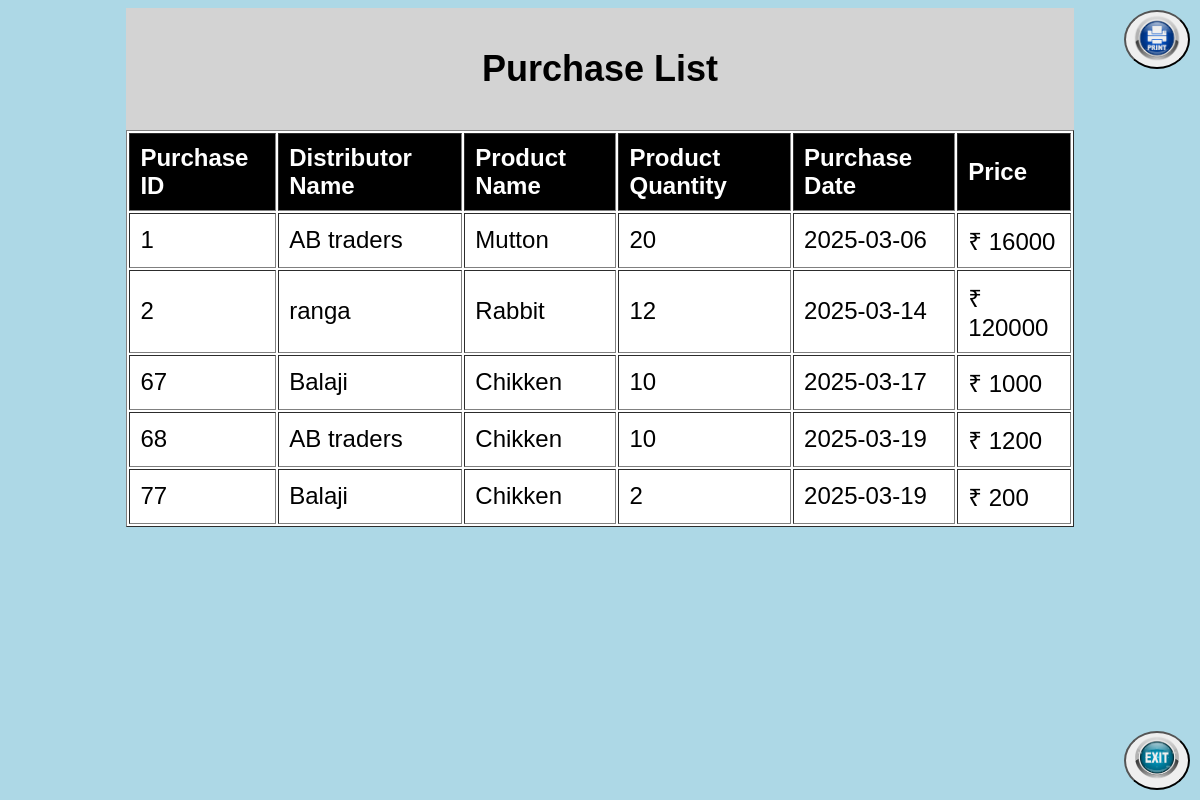
Before: /Admin/purchase_list.php with the older database file.
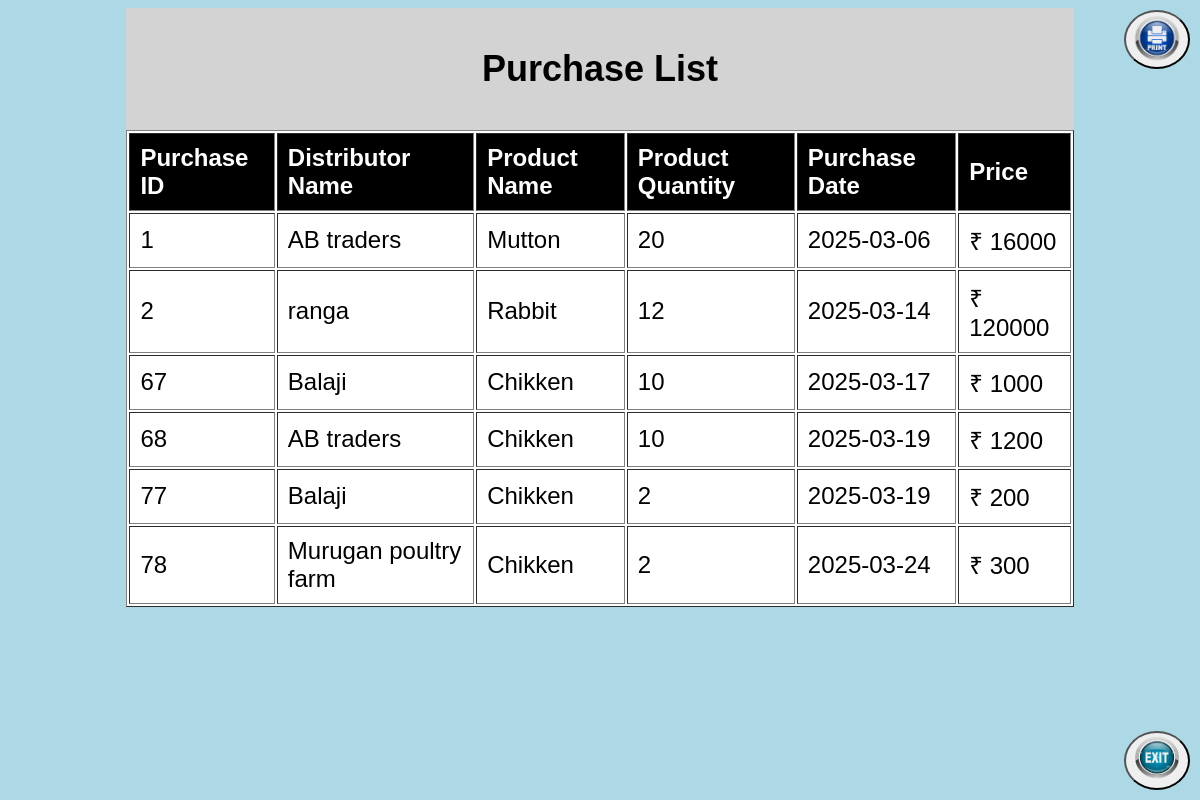
After: the same page with the newer database file.
### tables this page shows
CREATE TABLE `purchases` (
  `purchase_id` int(10) NOT NULL,
  `distributor_name` varchar(30) NOT NULL,
  `product_name` varchar(30) NOT NULL,
  `product_quantity` int(10) NOT NULL,
  `purchase_date` date NOT NULL,
  `price` float NOT NULL
);

### Admin/purchase_list.php (the view, shortened to what this page needs)
<?php
include 'db.php';
$query = "SELECT * FROM purchases";
$result = $conn->query($query);
?>
<!DOCTYPE html>
<html lang="en">
<head>
</head>
<body>
<div style="position: fixed; top: 10px; right: 10px;">
        <button onclick="window.print()" style="border-radius: 50%; transition: transform 0.3s ease;">
        <img src="image/print_icon.png" alt="Print" style="width: 50px; height: 50px;" >
        </button>
</div>
<div class="container">
    <div class="header" style="font-size: 24px; background-color: lightgray; padding: 10px; text-align: center;">
        <h2>Purchase List</h2>
    </div>
    <?php
    if ($result->num_rows > 0) {
        echo "<table border='1' width='100%' height='80%' style='background-color: white; font-size: 24px;'>
            <tr>
                <th>Purchase ID</th>
                <th>Distributor Name</th>
                <th>Product Name</th>
                <th>Product Quantity</th>
                <th>Purchase Date</th>
                <th>Price</th>
            </tr>";
        while($row = $result->fetch_assoc()) {
            echo "<tr>
                <td>" . $row["purchase_id"]. "</td>
                <td>" . $row["distributor_name"]. "</td>
                <td>" . $row["product_name"]. "</td>
                <td>" . $row["product_quantity"]. "</td>
                <td>" . $row["purchase_date"]. "</td>
                <td>₹ " . $row["price"]. "</td>
              </tr>";
        }
        echo "</table>";
    } else {
        echo "Empty table";
    }
    ?>
</div>
<div
         style="position: fixed; bottom: 10px; right: 10px;">
            <button onclick="window.location.href='purchase.php'" style="border-radius: 50%; transition: transform 0.3s ease;">
                <img src="image/exit_icon.png" alt="Exit" style="width: 50px; height: 50px;">
            </button>
        </div>
</body>
</html>

Changed rows visible on the page:
added purchases: purchase_id "78", distributor_name "Murugan poultry farm", product_name "Chikken", product_quantity "2", purchase_date "2025-03-24", price "300"
